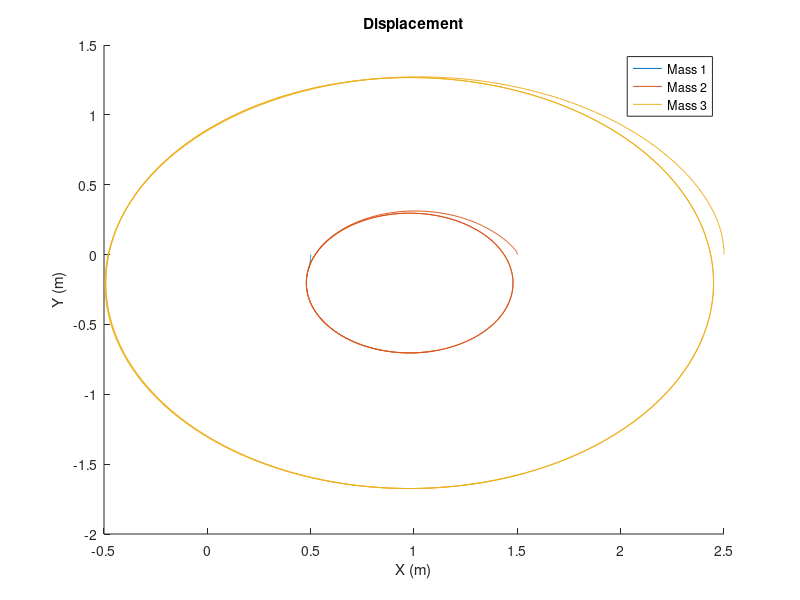
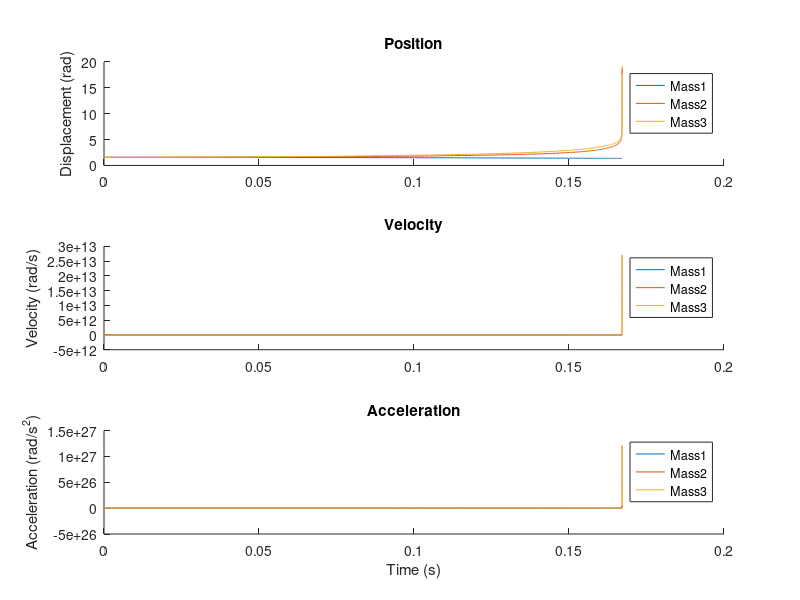

The MATLAB script that drew these images, in order:
%%PSET5 Q1: Sophie Li
%This function calculates the state equations for a double compound
%pendulum. It also took about 20 hours to debug.

%Should look like this: https://www.youtube.com/watch?v=_o_ap98sTwg
function base_doublepen
close all

L1 = 1;
L2 = 1;
L3 = 1;
M1 = 10;
M2 = 10;
M3 = 10;
g = 9.81;

theta1_0 = pi/2;
theta1v_0 = 0;
theta2_0 = pi/2;
theta2v_0 = 0;
theta3_0 = pi/2;
theta3v_0 = 0;

t_interval = [0 20];
initial_vals = [theta1_0; theta1v_0; theta2_0; theta2v_0; theta3_0; theta3v_0];

options = odeset('RelTol', 1e-7);
[T_out, Z_out] = ode45(@motion, t_interval, initial_vals, options);


t1_o = Z_out(:,1);
t1d_o = Z_out(:,2);
t2_o = Z_out(:,3);
t2d_o = Z_out(:,4);
t3_o = Z_out(:,5);
t3d_o = Z_out(:,6);

x1 = L1/2.*sin(t1_o);
y1 = -L1/2.*cos(t1_o);
x2 = x1*2 + L2/2.*sin(t2_o);
y2 = y1*2 - L2/2.*cos(t2_o);
x3 = x1*2 + L2.*sin(t2_o) + L3/2.*sin(t3_o);
y3 = y1*2 - L2.*cos(t2_o) - L3/2.*cos(t3_o);

LHS = zeros(length(T_out), 9);
for i = 1:length(T_out)
    LHS(i, :) = calc_LHS(Z_out(i, :));
end

t1a_o = LHS(:, 1);
t2a_o = LHS(:, 2);
t3a_o = LHS(:, 3);

%Cartesian Displacement
figure
hold all
plot(x1, y1)
plot(x2, y2)
plot(x3, y3)
legend('Mass 1', 'Mass 2', 'Mass 3')
title('Displacement')
xlabel('X (m)')
ylabel('Y (m)')

%Tangential Position/Velocity/Acceleration
figure
%Position
subplot(3,1,1)
hold all
plot(T_out, t1_o)
plot(T_out, t2_o)
plot(T_out, t3_o)
title('Position')
ylabel('Displacement (rad)')
legend('Mass1', 'Mass2', 'Mass3')
%Velocity
subplot(3,1,2)
hold all
plot(T_out, t1d_o)
plot(T_out, t2d_o)
plot(T_out, t3d_o)
title('Velocity')
ylabel('Velocity (rad/s)')
legend('Mass1', 'Mass2', 'Mass3')
%Acceleration
subplot(3,1,3)
hold all
plot(T_out, t1a_o)
plot(T_out, t2a_o)
plot(T_out, t3a_o)
title('Acceleration')
xlabel('Time (s)')
ylabel('Acceleration (rad/s^2)')
legend('Mass1', 'Mass2', 'Mass3')

%Energy
PE1 = M1*g.*y1;
KE1 = M1*L1^2*t1d_o.^2/6;
PE2 = M2*g.*y2;
KE2 = (M2/2)*(L1^2*t1d_o.^2 + (L2^2/3)*t2d_o.^2 + L1*L2*t1d_o.*t2d_o.*cos(t2_o-t1_o));
PE3 = M3*g.*y3;
KE3 = 0;
TE = PE1 + KE1 + PE2 + KE2 + PE3 + KE3;

    function vals = calc_LHS(Z)
        t1 = Z(1);
        t1d = Z(2);
        t2 = Z(3);
        t2d = Z(4);
        t3 = Z(5);
        t3d = Z(6);
        
        t2a = t2 - t1;
        t3a = t3 - t2;
        t3b = t3 - t1;
       
        A = [0, 0, 0, 1, 0, cos(t2a), -sin(t2a), 0, 0;
            -M1*(L1/2), 0, 0, 0, 1, sin(t2a), cos(t2a), 0, 0;
            -M2*L1*sin(t2a), 0, 0, 0, 0, -1, 0, cos(t3a), -sin(t3a);
            M2*L1*cos(t2a), M2*(L2/2), 0, 0, 0, 0, 1, -sin(t3a), -cos(t3a);
            M3*L1*sin(t3b), M3*L2*sin(t3a), 0, 0, 0, 0, 0, 1, 0;
            M3*L1*cos(t3b), -M3*L2*cos(t3a), M3*(L3/2), 0, 0, 0, 0, 0, 1;
            (M1*L1^2)/12, 0, 0, 0, L1/2, (L1/2)*sin(t2a), (L1/2)*cos(t2a), 0, 0;
            0, (M2*L2^2)/12, 0, 0, 0, 0, -L2/2, (-L2/2)*sin(t3a), (-L2/2)*cos(t3a);
            0, 0, (M3*L3^2)/12, 0, 0, 0, 0, 0, -L3/2];
          
       r = [-M1*t1d^2*(L1/2) - M1*g*cos(t1);
           M1*g*sin(t1);
           -M2*t1d^2*L1*cos(t2a) - M2*t2d^2*(L2/2) - M2*g*cos(t2);
           -M2*t1d^2*L1*sin(t2a) - M2*g*sin(t2);
           M3*t1d^2*L1*cos(t3b) + M3*t2d^2*L2*cos(t3a) + M3*t3d^2*(L3/2) + M3*g*cos(t3);
           -M3*t1d^2*L1*sin(t3b) - M3*t2d^2*L2*sin(t3a) - M3*g*sin(t3);
           0;
           0;
           0];
           
        
        vals = A\r; 
    end

    function vals = motion(T, Z)
        t1d = Z(2);
        t2d = Z(4);
        t3d = Z(6);
        
        res = calc_LHS(Z);
        
        t1dd = res(1);
        t2dd = res(2);
        t3dd = res(3);

        vals = [t1d; t1dd; t2d; t2dd; t3d; t3dd];
        
    end

end
        
